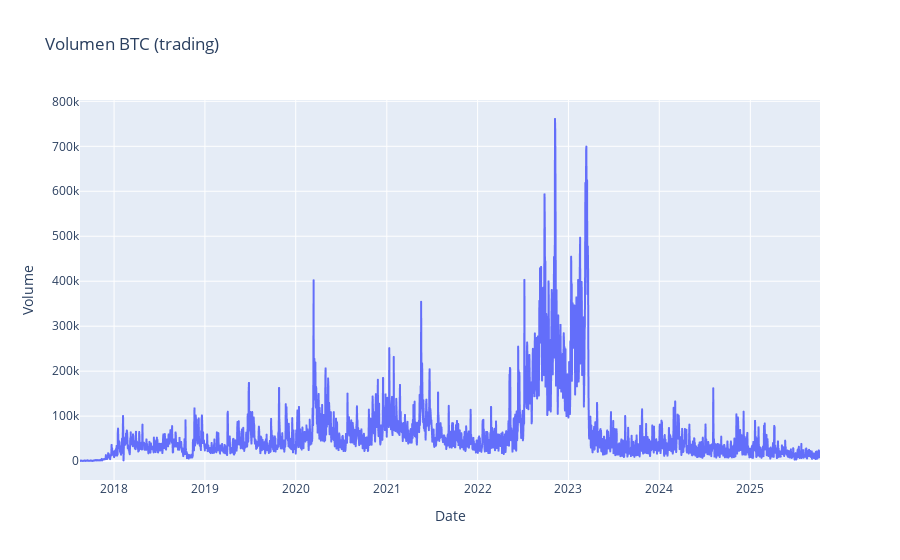

This figure's notebook cell:
### Code cell
# Volumen
fig = px.line(btc, x=btc.index, y="Volume", title="Volumen BTC (trading)")
fig.show()

### Figure 1 — Plotly figure (JSON) as saved in the notebook; plotly's stock layout.template omitted (floating-point values rounded to 4 significant figures; data arrays with more than 128 entries replaced by an {"elided": "..."} marker saying what was removed)
{"data": [{"hovertemplate": "Date=%{x}<br>Volume=%{y}<extra></extra>", "legendgroup": "", "line": {"color": "#636efa", "dash": "solid"}, "marker": {"symbol": "circle"}, "mode": "lines", "name": "", "showlegend": false, "type": "scattergl", "x": {"elided": "2975 str values"}, "xaxis": "x", "y": {"elided": "2975 float values"}, "yaxis": "y"}], "layout": {"legend": {"tracegroupgap": 0}, "title": {"text": "Volumen BTC (trading)"}, "xaxis": {"anchor": "y", "domain": [0, 1], "title": {"text": "Date"}}, "yaxis": {"anchor": "x", "domain": [0, 1], "title": {"text": "Volume"}}}}
